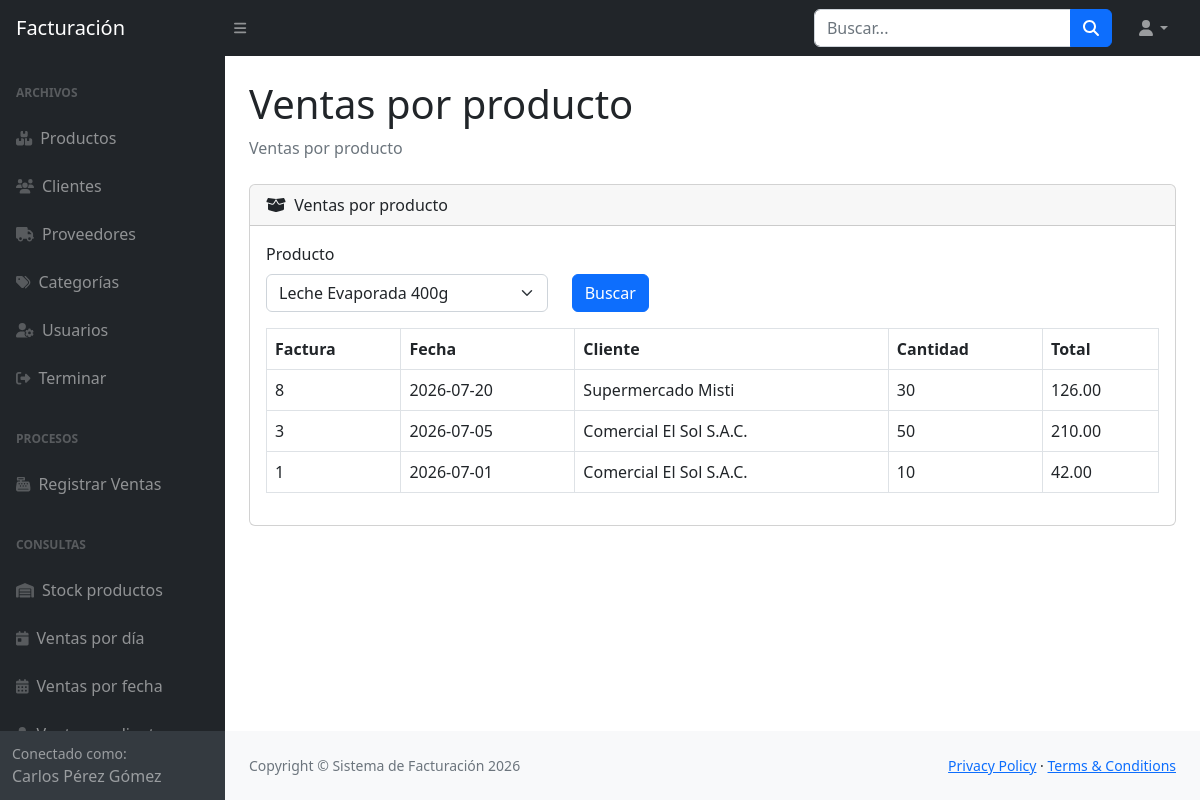
The app's page /vista/ventas_producto.php?product=PROD000001 (signed in) with its own data.
### tables this page shows
CREATE TABLE `facturas` (
  `idfactura` int(11) NOT NULL,
  `fecha` date DEFAULT NULL,
  `idcliente` varchar(10) DEFAULT NULL,
  `idusuario` varchar(3) DEFAULT NULL,
  `fechareg` datetime DEFAULT NULL,
  `idcondicion` char(2) DEFAULT NULL,
  `valorventa` decimal(10,4) DEFAULT NULL,
  `igv` decimal(10,4) DEFAULT NULL
);

CREATE TABLE `clientes` (
  `idcliente` varchar(10) NOT NULL,
  `nomcliente` varchar(128) DEFAULT NULL,
  `ruccliente` varchar(11) DEFAULT NULL,
  `dircliente` varchar(128) DEFAULT NULL,
  `telcliente` varchar(9) DEFAULT NULL,
  `emailcliente` varchar(64) DEFAULT NULL
);

### vista/common.php (called while the page is built, shortened)
<?php
function safe($text) {
    return htmlspecialchars($text, ENT_QUOTES, 'UTF-8');
}
function fetchRows($mysqli, $sql, $types = '', $params = []) {
    $stmt = $mysqli->prepare($sql);
    if ($types !== '') {
        $stmt->bind_param($types, ...$params);
    }
    $stmt->execute();
    $result = $stmt->get_result();
    $rows = [];
    while ($row = $result->fetch_assoc()) {
        $rows[] = $row;
    }
    return $rows;
}

### vista/ventas_producto.php (the view, shortened to what this page needs)
<?php
require_once 'common.php';
$productId = trim($_GET['product'] ?? '');
$products = fetchRows($mysqli, 'SELECT idproducto, nomproducto FROM productos ORDER BY nomproducto');
$reportRows = [];
if ($productId !== '') {
    $reportRows = fetchRows($mysqli, 'SELECT f.idfactura, f.fecha, c.nomcliente, SUM(d.cant*d.preuni) AS total, SUM(d.cant) AS cantidad FROM facturas f LEFT JOIN clientes c ON f.idcliente = c.idcliente LEFT JOIN detallefactura d ON f.idfactura = d.idfactura WHERE d.idproducto = ? GROUP BY f.idfactura ORDER BY f.fecha DESC', 's', [$productId]);
}
require 'header.php';
?>
                        <div class="card mb-4">
                            <div class="card-header">
                                <i class="fas fa-box-open me-1"></i>
                                Ventas por producto
                            </div>
                            <div class="card-body">
                                <form method="get" action="ventas_producto.php">
                                    <div class="row mb-3">
                                        <div class="col-md-4">
                                            <label class="form-label">Producto</label>
                                            <select class="form-select" name="product">
                                                <?php foreach ($products as $product): ?>
                                                    <option value="<?php echo safe($product['idproducto']); ?>" <?php echo $productId === $product['idproducto'] ? 'selected' : ''; ?>><?php echo safe($product['nomproducto']); ?></option>
                                                <?php endforeach; ?>
                                            </select>
                                        </div>
                                        <div class="col-md-2 align-self-end">
                                            <button class="btn btn-primary" type="submit">Buscar</button>
                                        </div>
                                    </div>
                                </form>
                                <?php if ($productId !== ''): ?>
                                    <div class="table-responsive">
                                        <table class="table table-bordered" id="datatablesSimple">
                                            <thead>
                                                <tr>
                                                    <th>Factura</th>
                                                    <th>Fecha</th>
                                                    <th>Cliente</th>
                                                    <th>Cantidad</th>
                                                    <th>Total</th>
                                                </tr>
                                            </thead>
                                            <tbody>
                                                <?php foreach ($reportRows as $row): ?>
                                                    <tr>
                                                        <td><?php echo safe($row['idfactura']); ?></td>
                                                        <td><?php echo safe($row['fecha']); ?></td>
                                                        <td><?php echo safe($row['nomcliente']); ?></td>
                                                        <td><?php echo safe($row['cantidad']); ?></td>
                                                        <td><?php echo number_format($row['total'], 2); ?></td>
                                                    </tr>
                                                <?php endforeach; ?>
                                            </tbody>
                                        </table>
                                    </div>
                                <?php endif; ?>
                            </div>
                        </div>
<?php require 'footer.php'; ?>

### records on screen
facturas: idfactura "8", fecha "2026-07-20", idcliente.nomcliente "Supermercado Misti", cantidad "30", total "126.00"
facturas: idfactura "3", fecha "2026-07-05", idcliente.nomcliente "Comercial El Sol S.A.C.", cantidad "50", total "210.00"
facturas: idfactura "1", fecha "2026-07-01", idcliente.nomcliente "Comercial El Sol S.A.C.", cantidad "10", total "42.00"

### other values on screen
safe($_SESSION['user']['fullname'] ?? $_SESSION['user']['username']) "Carlos Pérez Gómez"
safe($pageTitle) "Ventas por producto"
form field product "Leche Evaporada 400g"
